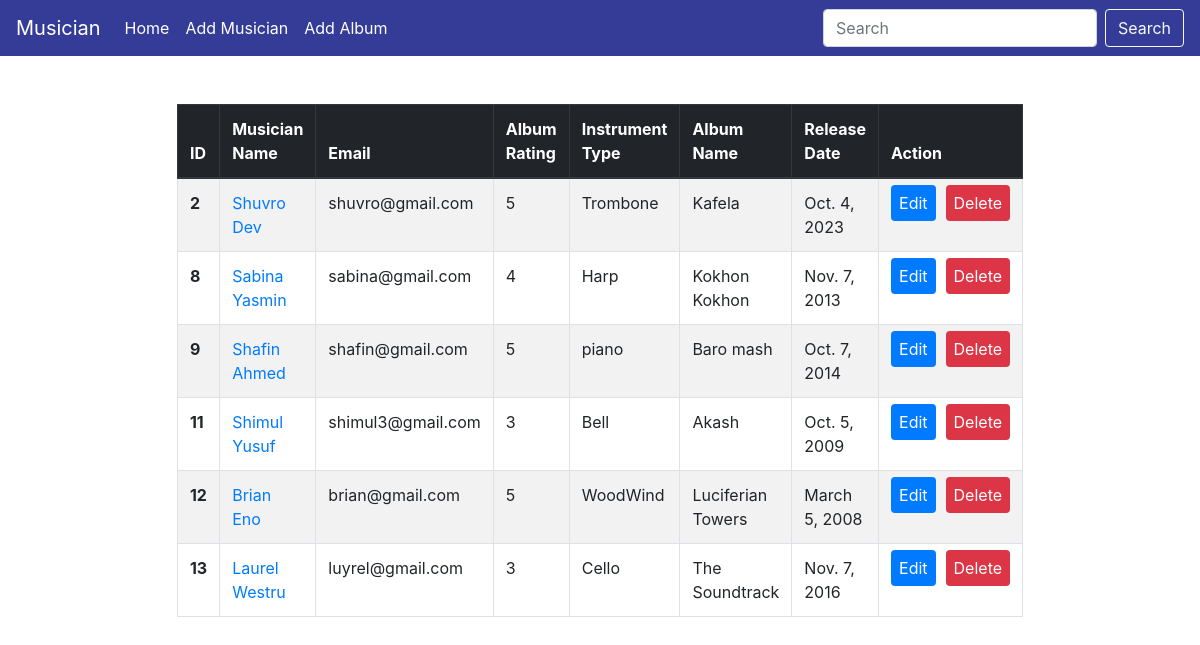
The page / on the database its author committed.
### Album/models.py (models this page shows, shortened)
class album(models.Model):
    name=models.CharField( max_length=50)
    musician=models.ForeignKey(musician,on_delete=models.CASCADE)
    release_date=models.DateField()
    rating = models.IntegerField(choices=((1, '1'), (2, '2'), (3, '3'), (4, '4'), (5, '5')))

### Musician/models.py (models this page shows, shortened)
class musician(models.Model):
    first_name= models.CharField(max_length=100)
    last_name= models.CharField(max_length=100)
    email = models.EmailField()
    phone_number = models.IntegerField()
    instrument_type = models.CharField(max_length=100)

### Musicians_Directory/views.py (the view)
# urls.py: 2. Add a URL to urlpatterns:  path('', views.home, name='home')
def home(request):
    data=album.objects.all()
    return render(request,'home.html',{'data':data})

### templates/home.html (shortened to what this page needs)
{% extends "base.html" %}
{% block content %}
<div class="d-flex justify-content-center p-5">
  <table class="table table-bordered table-striped" style="width:70%">
      <thead class="thead-dark">
          <tr>
              <th scope="col">ID</th>
              <th scope="col">Musician Name</th>
              <th scope="col">Email</th>
              <th scope="col">Album Rating</th>
              <th scope="col">Instrument Type</th>
              <th scope="col">Album Name</th>
              <th scope="col">Release Date</th>
              <th scope="col">Action</th>
          </tr>
      </thead>
      <tbody>
          {% for info in data %}
          <tr>
              <th scope="row">{{info.id}}</th>
              <td><a href="{% url 'edit_musician' info.musician.id %}">{{info.musician.first_name}} {{info.musician.last_name}}</a></td>
              <td>{{info.musician.email}}</td>
              <td>{{info.rating}}</td>
              <td>{{info.musician.instrument_type}}</td>
              <td>{{info.name}}</td>
              <td>{{info.release_date}}</td>
              <td><span><a href="{% url 'edit_album' info.id  %}" class="bg bg-primary text-white rounded p-2">Edit</a></span><span style="margin-left: 10px;"><a href="{%  url ' delete_album' info.id%}" class="bg bg-danger text-white rounded p-2">Delete</a></span></td>
          </tr>
          {% endfor %}
      </tbody>
  </table>
</div>
  {% endblock content %}

### templates/base.html (shortened to what this page needs)
<!doctype html>
<html lang="en">
  <head>
    <link rel="stylesheet" href="https://cdn.jsdelivr.net/npm/bootstrap@4.0.0/dist/css/bootstrap.min.css">
  </head>
  <body>
    <nav class="navbar navbar-expand-lg navbar-dark" style="background-color:#343C97";>
        <a class="navbar-brand" href="{%url 'homepage'%}">Musician</a>
        <div class="collapse navbar-collapse" id="navbarSupportedContent">
          <ul class="navbar-nav mr-auto">
            <li class="nav-item active">
              <a class="nav-link" href="{% url 'homepage' %}">Home <span class="sr-only">(current)</span></a>
            </li>
            <li class="nav-item active">
                <a class="nav-link " href="{% url 'add_musician' %}">Add Musician <span class="sr-only">(current)</span></a>
            </li>
            <li class="nav-item active">
                <a class="nav-link" href="{% url 'add_album' %}">Add Album <span class="sr-only">(current)</span></a>
            </li>
          </ul>
          <form class="form-inline my-2 my-lg-0">
            <input class="form-control mr-sm-2" type="search" placeholder="Search" aria-label="Search">
            <button class="btn btn-outline-light my-2 my-sm-0" type="submit">Search</button>
        </form>
        </div>
      </nav>
      {% block content %}
      {% endblock content %}
  </body>
</html>

### rows shown on the page
album: id "2", musician.first_name "Shuvro", musician.last_name "Dev", musician.email "shuvro@gmail.com", rating "5", musician.instrument_type "Trombone", name "Kafela", release_date "Oct. 4, 2023"
album: id "8", musician.first_name "Sabina", musician.last_name "Yasmin", musician.email "sabina@gmail.com", rating "4", musician.instrument_type "Harp", name "Kokhon Kokhon", release_date "Nov. 7, 2013"
album: id "9", musician.first_name "Shafin", musician.last_name "Ahmed", musician.email "shafin@gmail.com", rating "5", musician.instrument_type "piano", name "Baro mash", release_date "Oct. 7, 2014"
album: id "11", musician.first_name "Shimul", musician.last_name "Yusuf", musician.email "shimul3@gmail.com", rating "3", musician.instrument_type "Bell", name "Akash", release_date "Oct. 5, 2009"
album: id "12", musician.first_name "Brian", musician.last_name "Eno", musician.email "brian@gmail.com", rating "5", musician.instrument_type "WoodWind", name "Luciferian Towers", release_date "March 5, 2008"
album: id "13", musician.first_name "Laurel", musician.last_name "Westru", musician.email "luyrel@gmail.com", rating "3", musician.instrument_type "Cello", name "The Soundtrack", release_date "Nov. 7, 2016"
